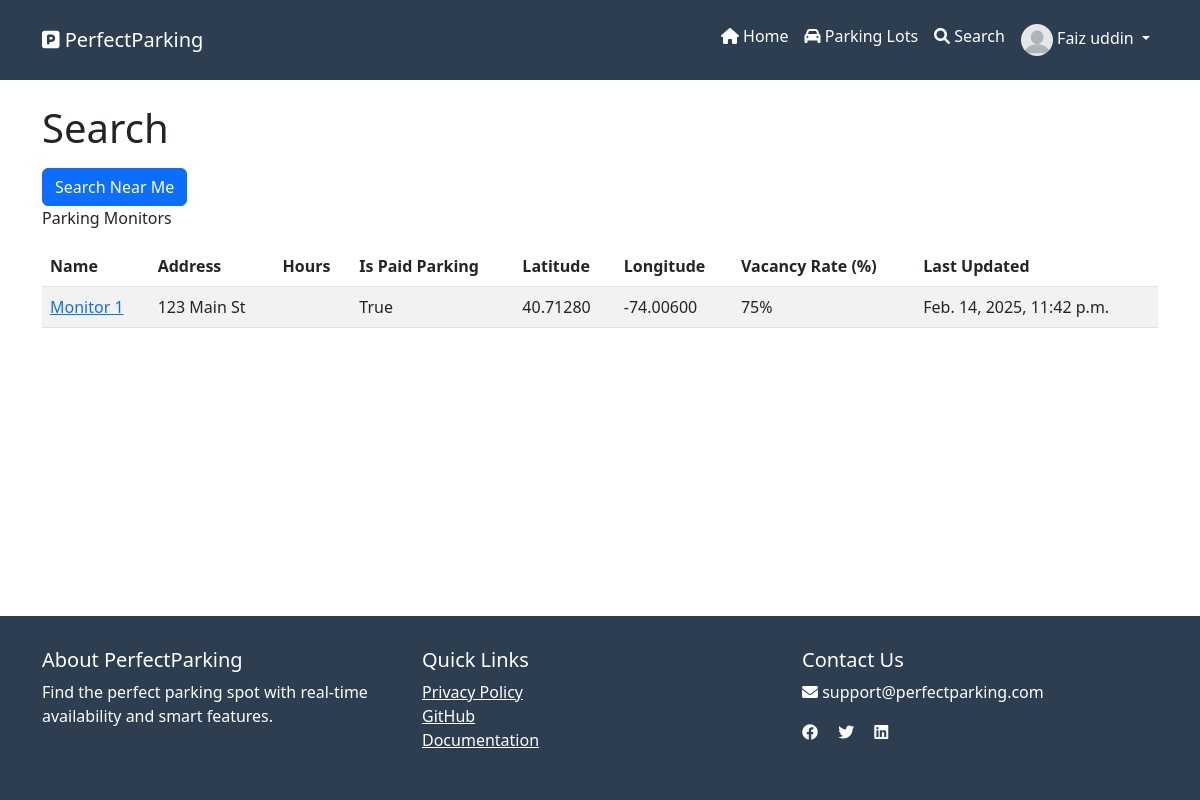
Page /monitors/ (signed in) on the committed database.
### PerfectParking/models.py (models this page shows, shortened)
class ParkingLotMonitor(models.Model):
    id = models.AutoField(primary_key=True)
    parkingLot = models.ForeignKey(ParkingLot, on_delete=models.CASCADE)
    name = models.CharField(max_length=100, unique=True)
    """The name of the parking lot monitor.
    This is the name that will be displayed to the user.
    Max length is 100 characters."""
    latitude = models.DecimalField(max_digits=17, decimal_places=15)
    """The latitude of the parking lot monitor"""
    longitude = models.DecimalField(max_digits=17, decimal_places=15)
    """The longitude of the parking lot monitor"""
    probabilityParkingAvailable = models.DecimalField(
        max_digits=5, decimal_places=2, default=Decimal('0.00')
    )
    """The probability that the parking lot is available."""
    free_parking_spaces = models.IntegerField(default=0)
    dateTimeLastUpdated = models.DateTimeField(auto_now=True)
    status = models.BooleanField(default=True)
    """status: True = online, False = offline"""
    image = models.ImageField(upload_to="images/parking-lot-monitor/", blank=True)
    def get_vacancy_rate(self) -> int:
        return round(self.probabilityParkingAvailable * 100)

class ParkingLot(models.Model):
    id = models.AutoField(primary_key=True)
    name = models.CharField(max_length=200)
    address = models.CharField(max_length=200)
    total_spaces = models.IntegerField()
    available_spaces = models.IntegerField()
    hours = models.CharField(max_length=255)
    isPaidParking = models.BooleanField(default=True)
    latitude = models.FloatField()
    longitude = models.FloatField()
    image = models.ImageField(upload_to='parking_lots/', null=True, blank=True)
    parking_spaces = models.IntegerField(default=1)
    owner = models.ForeignKey(
        'ParkingLotOwner',
        on_delete=models.SET_NULL,
        null=True,
        blank=True,
        related_name='parking_lots'
    )
    base_price_per_hour = models.DecimalField(
        max_digits=6,
        decimal_places=2,
        default=Decimal('0.00')
    )
    surge_multiplier = models.DecimalField(
        max_digits=3,
        decimal_places=2,
        default=Decimal('1.00')
    )
    has_ai_detection = models.BooleanField(default=False)
    camera_stream_url = models.URLField(blank=True)
    max_capacity = models.IntegerField(default=0)
    current_occupancy = models.IntegerField(default=0)
    operating_hours = models.JSONField(default=dict)
    amenities = models.JSONField(default=list)
    is_active = models.BooleanField(default=True)
    last_updated = models.DateTimeField(auto_now=True)

### PerfectParking/views.py (the view, shortened to what this page needs)
# urls.py: path('monitors/', views.parking_lot_monitors, name='parking-lot-monitors'),
def parking_lot_monitors(request):
    parking_lot_monitor_list: QuerySet = ParkingLotMonitor.objects.all()
    return render(
        request,
        WebPages.PARKING_LOT_MONITORS,
        {"parking_lot_monitors": parking_lot_monitor_list},
    )

### PerfectParking/templates/website/parking-lot-monitors.html (shortened to what this page needs)
{% extends 'master.html' %}
{% load get_distance_from_lat_lang %}
{% load humanize %}
{% block main %}
<h1>Search</h1>
<form method="post">
    <button type="submit" id="search-near-me-button" class="btn btn-primary">Search Near Me</button>
</form>
<p id="mydesc">Parking Monitors</p>
<table class="table table-striped" aria-describedby="mydesc">
    <thead>
        <tr>
            <th>Name</th>
            <th>Address</th>
            <th>Hours</th>
            <th>Is Paid Parking</th>
            <th>Latitude</th>
            <th>Longitude</th>
            <th>Vacancy Rate (%)</th>
            <th>Last Updated</th>
        </tr>
    </thead>
    <tbody>
        {% for parking_monitor in parking_lot_monitors %}
        <tr>
            <td><a href="{% url 'PerfectParking:parking-lot-details' parking_monitor.id %}">
                {{ parking_monitor.name }}</a></td>
            <td>{{ parking_monitor.parkingLot.address }}</td>
            <td>{{ parking_monitor.parkingLot.hours }}</td>
            <td>{{ parking_monitor.parkingLot.isPaidParking }}</td>
            <td>{{ parking_monitor.latitude|floatformat:5 }}</td>
            <td>{{ parking_monitor.longitude|floatformat:5 }}</td>
            <td>{{ parking_monitor.get_vacancy_rate }}%</td>
            <td>{{ parking_monitor.dateTimeLastUpdated }}</td>
        {% endfor %}
    </tbody>
</table>
{% endblock %}

### PerfectParking/templates/master.html (shortened to what this page needs)
{%load static%}
<!DOCTYPE html>
<html lang="en">
  <head>
    <link href="https://cdn.jsdelivr.net/npm/bootstrap@5.3.0/dist/css/bootstrap.min.css" rel="stylesheet">
    <link rel="stylesheet" href="https://cdnjs.cloudflare.com/ajax/libs/font-awesome/6.0.0/css/all.min.css">
    <link href="https://api.mapbox.com/mapbox-gl-js/v2.15.0/mapbox-gl.css" rel="stylesheet">
  </head>
  <body>
<nav class="navbar navbar-expand-lg navbar-dark">
  <div class="container">
    <a class="navbar-brand" href="/">
      <i class="fas fa-parking"></i> PerfectParking
    </a>
    <div class="collapse navbar-collapse" id="navbarNav">
      <ul class="navbar-nav ms-auto">
        <li class="nav-item">
          <a class="nav-link" href="{% url 'PerfectParking:home' %}">
            <i class="fas fa-home"></i> Home
          </a>
        </li>
        <li class="nav-item">
          <a class="nav-link" href="{% url 'PerfectParking:parking-lots' %}">
            <i class="fas fa-car"></i> Parking Lots
          </a>
        </li>
        <li class="nav-item">
          <a class="nav-link" href="{% url 'PerfectParking:parking-lot-monitors' %}">
            <i class="fas fa-search"></i> Search
          </a>
        </li>
        {% if user.is_authenticated %}
        <li class="nav-item dropdown">
            <a class="nav-link dropdown-toggle" href="#" id="profileDropdown" role="button" data-bs-toggle="dropdown">
                <img src="{{ user.userprofile.avatar_url |default:'/static/images/default-avatar.png' }}"
                     alt="Profile"
                     class="rounded-circle"
                     style="width: 32px; height: 32px; object-fit: cover;">
                {{ user.get_full_name|default:user.username }}
            </a>
        </li>
        {% endif %}
      </ul>
    </div>
  </div>
</nav>
    <main class="container py-4">
      {% block main %}{% endblock %}
    </main>
    <footer class="footer">
      <div class="container">
        <div class="row">
          <div class="col-md-4">
            <h5>About PerfectParking</h5>
            <p>Find the perfect parking spot with real-time availability and smart features.</p>
          </div>
          <div class="col-md-4">
            <h5>Quick Links</h5>
            <ul class="list-unstyled">
              <li><a href="{% url 'PerfectParking:privacy-policy' %}" class="text-white">Privacy Policy</a></li>
              <li><a href="https://github.com/rhys-lit/perfect-parking-fyp" class="text-white">GitHub</a></li>
              <li><a href="https://github.com/rhys-lit/perfect-parking-fyp/blob/master/docs/thesis.pdf" class="text-white">Documentation</a></li>
            </ul>
          </div>
          <div class="col-md-4">
            <h5>Contact Us</h5>
            <p><i class="fas fa-envelope"></i> support@perfectparking.com</p>
            <div class="social-icons">
              <a href="#" class="text-white me-3"><i class="fab fa-facebook"></i></a>
              <a href="#" class="text-white me-3"><i class="fab fa-twitter"></i></a>
              <a href="#" class="text-white"><i class="fab fa-linkedin"></i></a>
            </div>
          </div>
        </div>
      </div>
    </footer>
  </body>
</html>

### PerfectParking/templates/master.html (style rules this page uses)
:root { --primary-color: #2c3e50; --secondary-color: #3498db; }
body { font-family: 'Segoe UI', Tahoma, Geneva, Verdana, sans-serif; display: flex; flex-direction: column; min-height: 100vh; margin: 0; }
.navbar { background-color: var(--primary-color); padding: 1rem; }
.navbar-brand, .nav-link { color: white !important; }
.footer { background-color: var(--primary-color); color: white; padding: 2rem 0; margin-top: auto; }

### rows in the picture
ParkingLotMonitor: name "Monitor 1", parkingLot.address "123 Main St", parkingLot.isPaidParking "True", latitude "40.71280", longitude "-74.00600", get_vacancy_rate "75", dateTimeLastUpdated "Feb. 14, 2025, 11:42 p.m."

### other values in the picture
{{ user.get_full_name|default:user.username }} "Faiz uddin"
